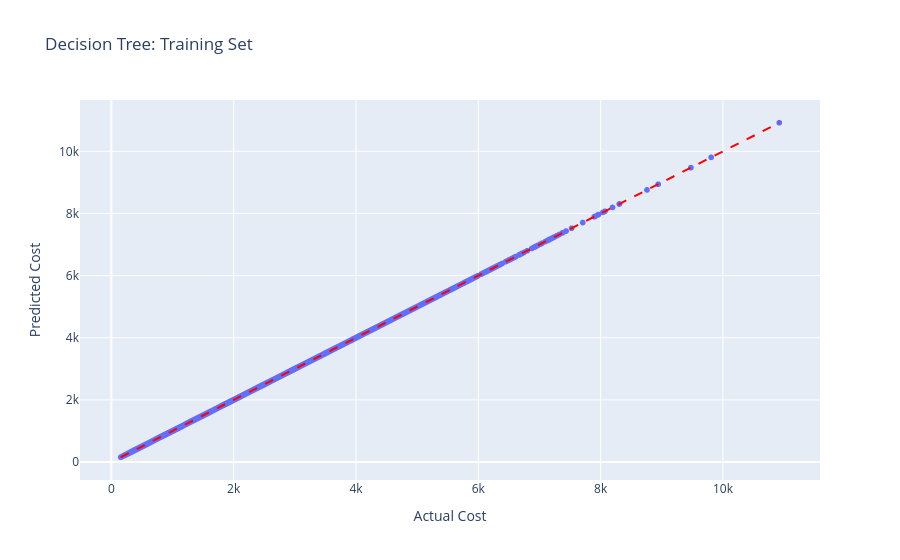
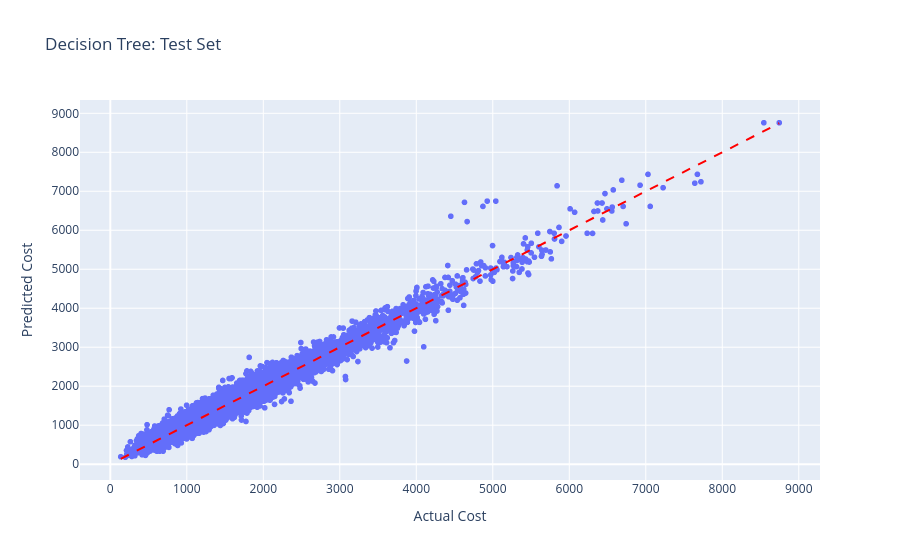

The notebook cell saved with these charts, in order:
### Markdown cell above
##### ❓ Repeat the process for the decision tree regressor.

### Code cell
dt = DecisionTreeRegressor(random_state=42)
dt.fit(X_train_prep, y_train)

preds_dt_train = dt.predict(X_train_prep)
preds_dt_test = dt.predict(X_test_prep)

plot_predictions(y_train, preds_dt_train, "Decision Tree: Training Set")
plot_predictions(y_test, preds_dt_test, "Decision Tree: Test Set")

### Figure 1 — Plotly figure (JSON) as saved in the notebook; plotly's stock layout.template omitted (floating-point values rounded to 4 significant figures; data arrays with more than 128 entries replaced by an {"elided": "..."} marker saying what was removed)
{"data": [{"hovertemplate": "Actual Cost=%{x}<br>Predicted Cost=%{y}<extra></extra>", "legendgroup": "", "marker": {"color": "#636efa", "symbol": "circle"}, "mode": "markers", "name": "", "showlegend": false, "type": "scattergl", "x": {"elided": "40000 float values"}, "xaxis": "x", "y": {"elided": "40000 float values"}, "yaxis": "y"}], "layout": {"legend": {"tracegroupgap": 0}, "shapes": [{"line": {"color": "red", "dash": "dash"}, "type": "line", "x0": 153.2, "x1": 10920.0, "y0": 153.2, "y1": 10920.0}], "title": {"text": "Decision Tree: Training Set"}, "xaxis": {"anchor": "y", "domain": [0, 1], "title": {"text": "Actual Cost"}}, "yaxis": {"anchor": "x", "domain": [0, 1], "title": {"text": "Predicted Cost"}}}}

### Figure 2 — Plotly figure (JSON) as saved in the notebook; plotly's stock layout.template omitted (floating-point values rounded to 4 significant figures; data arrays with more than 128 entries replaced by an {"elided": "..."} marker saying what was removed)
{"data": [{"hovertemplate": "Actual Cost=%{x}<br>Predicted Cost=%{y}<extra></extra>", "legendgroup": "", "marker": {"color": "#636efa", "symbol": "circle"}, "mode": "markers", "name": "", "showlegend": false, "type": "scattergl", "x": {"elided": "10000 float values"}, "xaxis": "x", "y": {"elided": "10000 float values"}, "yaxis": "y"}], "layout": {"legend": {"tracegroupgap": 0}, "shapes": [{"line": {"color": "red", "dash": "dash"}, "type": "line", "x0": 136.6, "x1": 8745.0, "y0": 136.6, "y1": 8745.0}], "title": {"text": "Decision Tree: Test Set"}, "xaxis": {"anchor": "y", "domain": [0, 1], "title": {"text": "Actual Cost"}}, "yaxis": {"anchor": "x", "domain": [0, 1], "title": {"text": "Predicted Cost"}}}}
